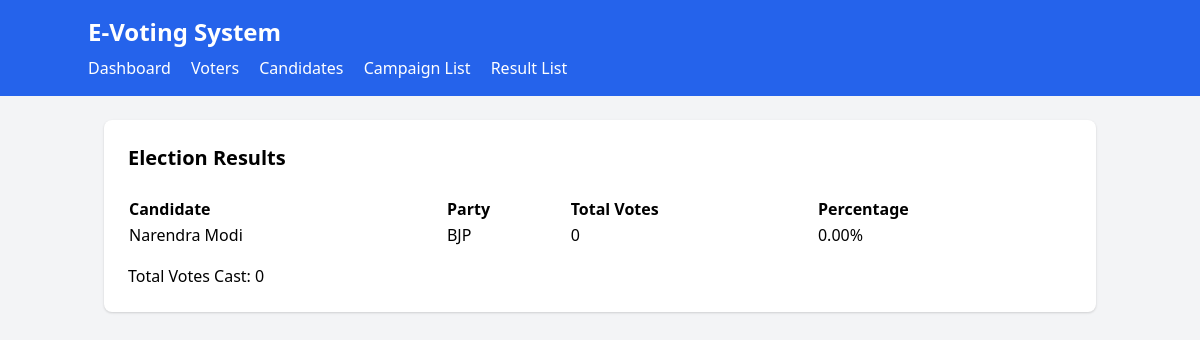
Before: /results/ with the older database file.
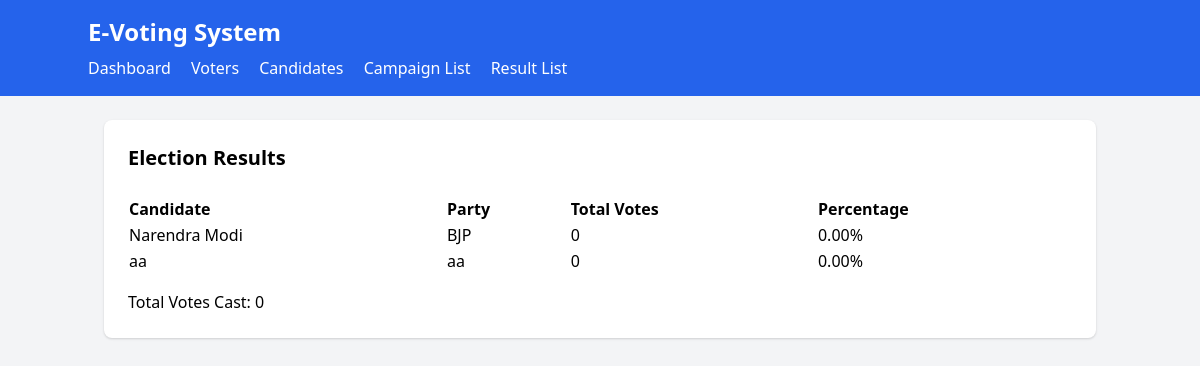
After: the same page with the newer database file.
### voting/models.py (models this page shows, shortened)
class Candidate(models.Model):
    candidate_id = models.AutoField(primary_key=True)
    name = models.CharField(max_length=100)
    party = models.CharField(max_length=100)

### voting/views.py (the view)
# urls.py: path('results/', views.result_list, name='result_list'),
def result_list(request):
    results = Candidate.objects.annotate(
        total_votes=Count('vote')
    ).order_by('-total_votes')
    total_votes = sum(result.total_votes for result in results)
    for result in results:
        result.vote_percentage = (result.total_votes / total_votes * 100) if total_votes > 0 else 0
    return render(request, 'voting/result_list.html', {
        'results': results,
        'total_votes': total_votes
    })

### templates/voting/result_list.html
{% extends 'voting/base.html' %}
{% block content %}
<div class="bg-white p-6 rounded-lg shadow">
    <h2 class="text-xl font-bold mb-6">Election Results</h2>
    <table class="min-w-full">
        <thead>
            <tr>
                <th class="text-left">Candidate</th>
                <th class="text-left">Party</th>
                <th class="text-left">Total Votes</th>
                <th class="text-left">Percentage</th>
            </tr>
        </thead>
        <tbody>
            {% for result in results %}
            <tr>
                <td>{{ result.name }}</td>
                <td>{{ result.party }}</td>
                <td>{{ result.total_votes }}</td>
                <td>{{ result.vote_percentage|floatformat:2 }}%</td>
            </tr>
            {% endfor %}
        </tbody>
    </table>
    <div class="mt-4">
        <p>Total Votes Cast: {{ total_votes }}</p>
    </div>
</div>
{% endblock %}

### templates/voting/base.html (shortened to what this page needs)
<!DOCTYPE html>
<html>
<head>
    <link href="https://cdnjs.cloudflare.com/ajax/libs/tailwindcss/2.2.19/tailwind.min.css" rel="stylesheet">
</head>
<body class="bg-gray-100">
    <nav class="bg-blue-600 text-white p-4">
        <div class="container mx-auto">
            <h1 class="text-2xl font-bold">E-Voting System</h1>
            <div class="mt-2">
                <a href="{% url 'dashboard' %}" class="mr-4">Dashboard</a>
                <a href="{% url 'voter_list' %}" class="mr-4">Voters</a>
                <a href="{% url 'candi_list' %}" class="mr-4">Candidates</a>
                <a href="{% url 'campaign_list' %}" class="mr-4">Campaign List</a>
                <a href="{% url 'result_list' %}" class="mr-4">Result List</a>
            </div>
        </div>
    </nav>
    <div class="container mx-auto mt-6 px-4">
        {% block content %}
        {% endblock %}
    </div>
</body>
</html>

Changed rows visible on the page:
added Candidate: name "aa", party "aa", total_votes "0", vote_percentage "0.00"
